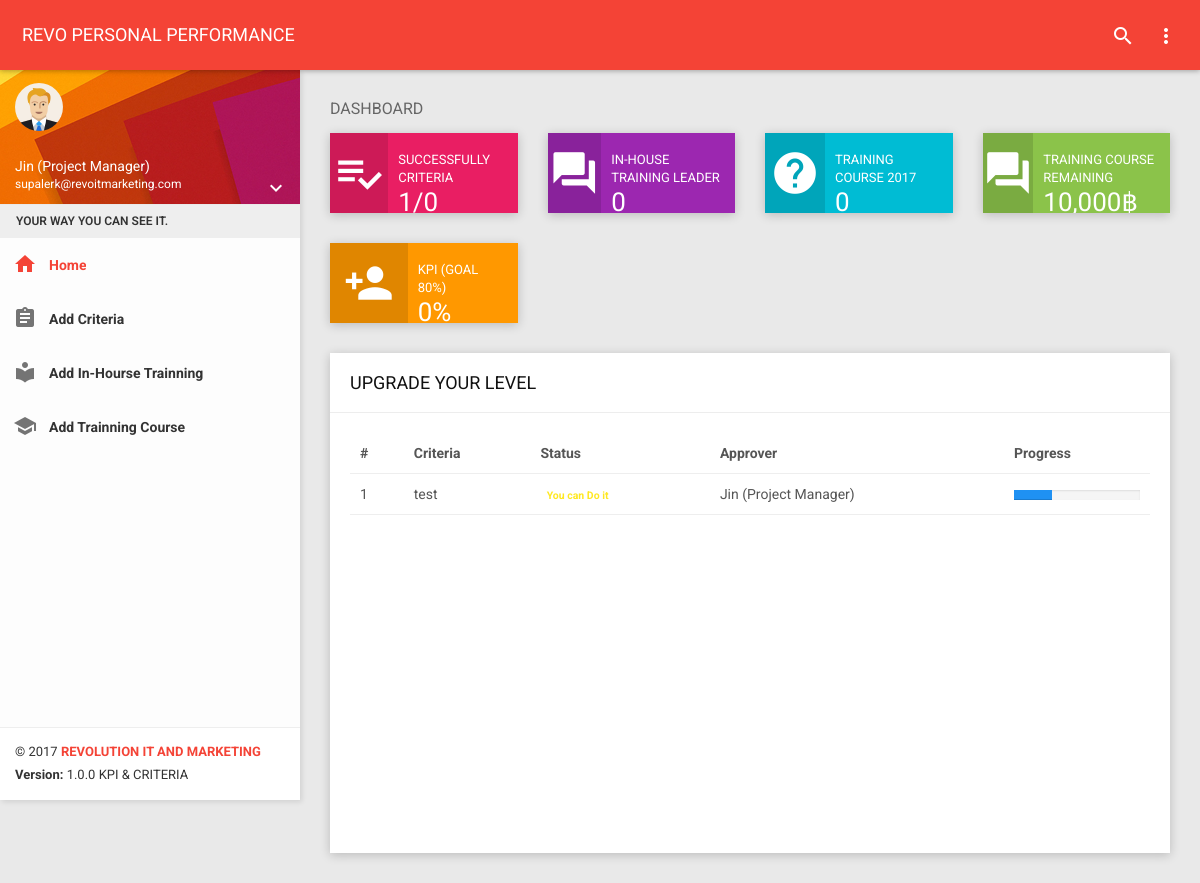
Screenshot of /dashboard.php?page=listcriteria (signed in) with the database file from the repository.
### tables this page shows
CREATE TABLE `criteria` (
  `id` mediumint(9) NOT NULL,
  `employee_id` smallint(6) NOT NULL,
  `criteria` varchar(255) NOT NULL,
  `approver_id` smallint(6) NOT NULL,
  `progress` smallint(6) NOT NULL,
  `status` enum('You can Do it','Trying','Well Done') NOT NULL,
  `color` varchar(20) NOT NULL
);

CREATE TABLE `account` (
  `employee_id` smallint(6) NOT NULL,
  `name` varchar(50) NOT NULL,
  `username` varchar(30) NOT NULL,
  `password` varchar(64) NOT NULL,
  `status` enum('pass','deny') NOT NULL,
  `date_login` datetime NOT NULL
);

### controller/dashboard.php (called while the page is built, shortened)
<?php
require_once("class/criteria.php");
$obj_criteria= new criteria;
$data_criteria_list=$obj_criteria->listCriteria();
 ?>

### controller/class/database.php (called while the page is built, shortened)
<?php
Class MyDatabase
{
  function MyDatabase()
  {
    $server="localhost";
    $user="root";
    $pass="000000";
    $database="kpi";
    $this->con=mysqli_connect($server,$user,$pass,$database);
  }
  function fncSelectRecord($strCondition)
  {
      $strSQL = "$strCondition";
      $objQuery =mysqli_query($this->con,$strSQL);
      if(!$objQuery){
        $num_rows =0;
      }else{
        $num_rows = mysqli_num_rows($objQuery);
      }
      $rowResult = array();
      if ($num_rows>0) {
        while($row =mysqli_fetch_assoc($objQuery)){
        $rowResult[] = $row;
      }
  }
    return   $rowResult;
  }
}
 ?>

### controller/class/criteria.php (called while the page is built, shortened)
<?php
require_once("database.php");
class criteria
{
  public function listCriteria()
  {
$employee_id = $_SESSION['employee_id'];
$clsMyDB = new MyDatabase();
$sqlCondition = "SELECT c.id,c.criteria,c.approver_id,c.progress,c.status,c.color, a.name FROM criteria c LEFT JOIN account a ON c.employee_id=a.employee_id WHERE c.employee_id ='$employee_id'";
$objSelect = $clsMyDB->fncSelectRecord($sqlCondition);
if(!$objSelect)
{
$data="No data";
}
else{
$data=$objSelect;
}
return $data;
  }
}
 ?>

### listcriteria.php (the view)
<?php
$totaldata=count($data_criteria_list);
if($totaldata>0){
 ?>
 <div class="header">
     <h2>UPGRADE YOUR LEVEL</h2>
 </div>
 <div class="body">
  <div class="table-responsive">
      <table class="table table-hover dashboard-task-infos">
          <thead>
              <tr>
                  <th>#</th>
                  <th>Criteria</th>
                  <th>Status</th>
                  <th>Approver</th>
                  <th>Progress</th>
              </tr>
          </thead>
          <tbody>
          <?php
          for ($i=0; $i <$totaldata ; $i++) {
            ?>
            <tr>
                <td><?= ($i+1) ?></td>
                <td><?=$data_criteria_list[$i]["criteria"]?></td>
                <td><span class="label <?=$data_criteria_list[$i]["color"]?>"><?=$data_criteria_list[$i]["status"]?></span></td>
                <td><?=$data_criteria_list[$i]["approver"]?><?=$data_criteria_list[$i]["name"]?></td>
                <td>
                    <div class="progress">
                        <div class="progress-bar <?=$data_criteria_list[$i]["color"]?>" role="progressbar" aria-valuenow="<?=$data_criteria_list[$i]["progress"];?>" aria-valuemin="0" aria-valuemax="100" style="width: <?=$data_criteria_list[$i]["progress"];?>%"></div>
                    </div>
                </td>
            </tr>
            <?php
          }
          ?>
          </tbody>
      </table>
  </div>
   </div>
  <?php
}else{
  echo "no data";
}
   ?>

### rows the page displays
criteria: criteria "test", status "You can Do it", employee.name "Jin (Project Manager)", progress 30 (drawn)

### other values shown
$_SESSION['name'] "Jin (Project Manager)"
$_SESSION['username'] "supalerk@revoitmarketing.com"
$data_criteria "1"
$data_criteria_all "0"
$data_count_in_house "0"
$data_count_trainning_course "0"
$data_trainning_remaining "10,000"
$data_kpi "0"
